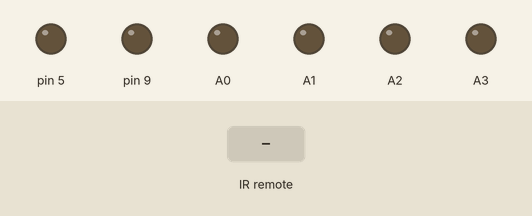
Recording of a sketch running on a simulated Arduino Uno, built with avr-gcc and run on an emulated ATmega328P. Shown: output pins drawn as LEDs (lit = HIGH). The test bench sets the inputs (shaded band).

Above: at 1.2 s.
1.3 s: infrared code 0xFF18E7 received
At 1.9 s:
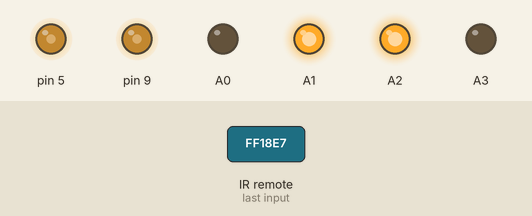
2.8 s: infrared code 0xFF4AB5 received
At 4.0 s:
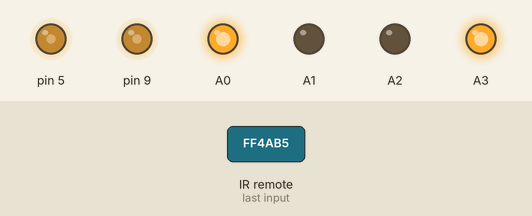
4.3 s: infrared code 0xFF10EF received
At 5.4 s:
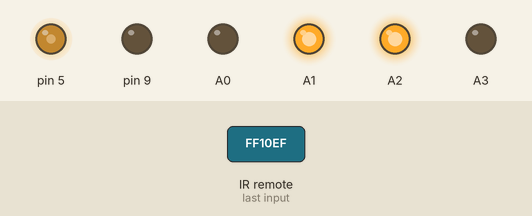
5.8 s: infrared code 0xFF5AA5 received
At 6.5 s:
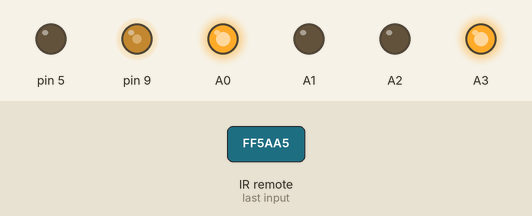
7.3 s: infrared code 0xFF38C7 received
At 7.6 s:
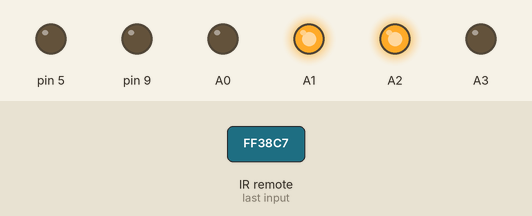
Timing chart, 0 to 9.8 s (numbered marks = the images above; inputs shaded):
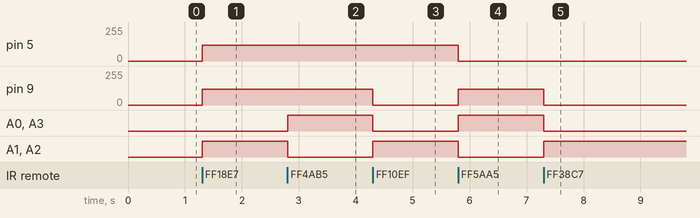

Measured:
- after the input at 1.3 s, pin 5, pin 9: 0/255 → 120/255 at once; A1, A2: LOW → HIGH at once
- after the input at 2.8 s, A0, A3: LOW → HIGH at once; A1, A2: HIGH → LOW at once
- after the input at 4.3 s, pin 9: 120/255 → 0/255 at once; A0, A3: HIGH → LOW at once; A1, A2: LOW → HIGH at once
- after the input at 5.8 s, pin 5: 120/255 → 0/255 at once; pin 9: 0/255 → 120/255 at once; A0, A3: LOW → HIGH at once; A1, A2: HIGH → LOW at once
- after the input at 7.3 s, pin 9: 120/255 → 0/255 at once; A0, A3: HIGH → LOW at once; A1, A2: LOW → HIGH at once

The sketch:

IREXa.ino
```cpp
#include <IRremote.h>

long ir_item;
IRrecv irrecv_7(7);
decode_results results_7;

void goAhead() {
  pinMode(A0, OUTPUT);
  digitalWrite(A0,LOW);
  pinMode(A1, OUTPUT);
  digitalWrite(A1,HIGH);
  pinMode(A2, OUTPUT);
  digitalWrite(A2,HIGH);
  pinMode(A3, OUTPUT);
  digitalWrite(A3,LOW);
  analogWrite(9,120);
  analogWrite(5,120);
}

void goBack() {
  pinMode(A0, OUTPUT);
  digitalWrite(A0,HIGH);
  pinMode(A1, OUTPUT);
  digitalWrite(A1,LOW);
  pinMode(A2, OUTPUT);
  digitalWrite(A2,LOW);
  pinMode(A3, OUTPUT);
  digitalWrite(A3,HIGH);
  analogWrite(9,120);
  analogWrite(5,120);
}

void turnLeft() {
  pinMode(A0, OUTPUT);
  digitalWrite(A0,LOW);
  pinMode(A1, OUTPUT);
  digitalWrite(A1,HIGH);
  pinMode(A2, OUTPUT);
  digitalWrite(A2,HIGH);
  pinMode(A3, OUTPUT);
  digitalWrite(A3,LOW);
  analogWrite(9,0);
  analogWrite(5,120);
}

void turnRight() {
  pinMode(A0, OUTPUT);
  digitalWrite(A0,HIGH);
  pinMode(A1, OUTPUT);
  digitalWrite(A1,LOW);
  pinMode(A2, OUTPUT);
  digitalWrite(A2,LOW);
  pinMode(A3, OUTPUT);
  digitalWrite(A3,HIGH);
  analogWrite(9,120);
  analogWrite(5,0);
}

void stop() {
  pinMode(A0, OUTPUT);
  digitalWrite(A0,LOW);
  pinMode(A1, OUTPUT);
  digitalWrite(A1,HIGH);
  pinMode(A2, OUTPUT);
  digitalWrite(A2,HIGH);
  pinMode(A3, OUTPUT);
  digitalWrite(A3,LOW);
  analogWrite(9,0);
  analogWrite(5,0);
}

void setup(){
  irrecv_7.enableIRIn();
}

void loop(){
  if (irrecv_7.decode(&results_7)) {
    ir_item=results_7.value;
    String type="UNKNOWN";
    String typelist[14]={"UNKNOWN", "NEC", "SONY", "RC5", "RC6", "DISH", "SHARP", "PANASONIC", "JVC", "SANYO", "MITSUBISHI", "SAMSUNG", "LG", "WHYNTER"};
    if(results_7.decode_type>=1&&results_7.decode_type<=13){
      type=typelist[results_7.decode_type];
    }
    Serial.print("IR TYPE:"+type+"  ");
    Serial.println(ir_item,HEX);
    irrecv_7.resume();
  } else {
    if (ir_item == 0xFF18E7) {
      goAhead();

    }
    if (ir_item == 0xFF4AB5) {
      goBack();

    }
    if (ir_item == 0xFF10EF) {
      turnLeft();

    }
    if (ir_item == 0xFF5AA5) {
      turnRight();

    }
    if (ir_item == 0xFF38C7) {
       stop();

    }
  }

}
```
